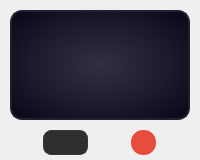
            <widget class="QWidget" name="slot8Widget" native="true">
             <property name="styleSheet">
              <string>QWidget#slot8Widget {
    background: qradialgradient(cx:0.5, cy:0.5, radius:0.8, fx:0.5, fy:0.5, stop:0 #2a2a3a, stop:0.5 #1a1a2a, stop:1 #0a0a1a);
    border: 1px solid #363540;
    border-radius: 8px;
}</string>
             </property>
             <layout class="QVBoxLayout" name="slot8Layout">
              <property name="spacing">
               <number>10</number>
              </property>
              <property name="leftMargin">
               <number>10</number>
              </property>
              <property name="topMargin">
               <number>10</number>
              </property>
              <property name="rightMargin">
               <number>10</number>
              </property>
              <property name="bottomMargin">
               <number>5</number>
              </property>
              <item>
               <widget class="QPushButton" name="slot8">
                <property name="minimumSize">
                 <size>
                  <width>110</width>
                  <height>110</height>
                 </size>
                </property>
                <property name="maximumSize">
                 <size>
                  <width>16777215</width>
                  <height>16777215</height>
                 </size>
                </property>
                <property name="styleSheet">
                 <string>QPushButton {
    background: qradialgradient(cx:0.5, cy:0.5, radius:0.8, fx:0.5, fy:0.5, stop:0 #303040, stop:0.5 #1a1a2a, stop:1 #000010);
    border: 2px solid #202030;
    border-radius: 12px;
    color: white;
    font-size: 14px;
    font-weight: bold;
}
QPushButton:hover {
    border: 1px solid #00ff88;
}
QPushButton:pressed {
    background: qradialgradient(cx:0.5, cy:0.5, radius:0.8, fx:0.5, fy:0.5, stop:0 #101020, stop:0.5 #0a0a1a, stop:1 #000000);
    border-color: #1a1a2a;
}</string>
                </property>
                <property name="text">
                 <string/>
                </property>
                <property name="icon">
                 <iconset resource="Soundpack.qrc">
                  <normaloff>:/img/img/osuruk1.jpg</normaloff>:/img/img/osuruk1.jpg</iconset>
                </property>
                <property name="iconSize">
                 <size>
                  <width>96</width>
                  <height>96</height>
                 </size>
                </property>
                <property name="scaledContents" stdset="0">
                 <bool>true</bool>
                </property>
               </widget>
              </item>
              <item>
               <layout class="QHBoxLayout" name="slot8Controls">
                <property name="leftMargin">
                 <number>0</number>
                </property>
                <property name="topMargin">
                 <number>0</number>
                </property>
                <property name="rightMargin">
                 <number>0</number>
                </property>
                <property name="bottomMargin">
                 <number>0</number>
                </property>
                <item>
                 <widget class="QComboBox" name="slot8Hotkey">
                  <property name="minimumSize">
                   <size>
                    <width>45</width>
                    <height>25</height>
                   </size>
                  </property>
                  <property name="maximumSize">
                   <size>
                    <width>45</width>
                    <height>25</height>
                   </size>
                  </property>
                  <property name="styleSheet">
                   <string>QComboBox {
    background: #2f2f2f;
    border-radius: 8px;
    border: 1px solid #3a3a3a;
    padding: 2px 8px;
    color: white;
}

QComboBox:hover {
    border: 1px solid #00ff88;
}

QComboBox::drop-down {
    border: none;
    width: 18px;
}

QComboBox QAbstractItemView {
    background: #2a2a2a;
    border: 1px solid #00ff88;
    selection-background-color: #00ff88;
    selection-color: #000000;
    color: white;
}

QComboBox QAbstractItemView::item {
    padding: 5px 10px;
}

QComboBox QAbstractItemView::item:selected {
    background: #00ff88;
    color: #000000;
}

QScrollBar:vertical {
    background: #2a2a2a;
    width: 8px;
    border-radius: 4px;
}

QScrollBar::handle:vertical {
    background: #00ff88;
    border-radius: 4px;
    min-height: 20px;
}

QScrollBar::handle:vertical:hover {
    background: #00cc66;
}</string>
                  </property>
                 </widget>
                </item>
                <item>
                 <widget class="QPushButton" name="slot8Delete">
                  <property name="minimumSize">
                   <size>
                    <width>25</width>
                    <height>25</height>
                   </size>
                  </property>
                  <property name="maximumSize">
                   <size>
                    <width>25</width>
                    <height>25</height>
                   </size>
                  </property>
                  <property name="styleSheet">
                   <string>QPushButton {
    background-color: #e74c3c;
    border: none;
    border-radius: 12px;
    color: white;
    font-size: 12px;
    font-weight: bold;
}
QPushButton:hover {
    border: 1px solid #00ff88;
}</string>
                  </property>
                  <property name="text">
                   <string/>
                  </property>
                  <property name="icon">
                   <iconset resource="Soundpack.qrc">
                    <normaloff>:/app/img/app/bin (1).png</normaloff>:/app/img/app/bin (1).png</iconset>
                  </property>
                 </widget>
                </item>
               </layout>
              </item>
             </layout>
            </widget>
